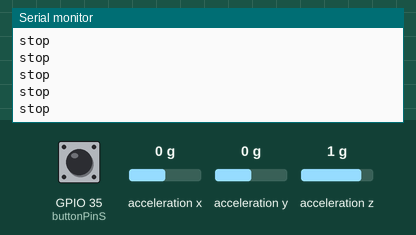
Simulated run of this sketch. Board: ESP32. Shown: the last lines printed to the serial monitor. Wiring (inferred from the names in the program): MPU-6050 motion sensor at I2C address 0x68. The test bench sets the inputs (shaded band); at power-on: acceleration x 0 g, GPIO 35 (buttonPinS) HIGH, acceleration y 0 g, acceleration z 1 g. WiFi joins after 1.5 s; servers stay silent unless stated.

Above: at 2.7 s.
2.8 s: acceleration x set to -1.4 g
At 2.86 s:
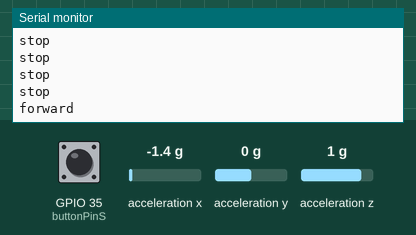
4.7 s: GPIO 35 (buttonPinS) pulled LOW for 0.15 s
6.3 s: acceleration y set to -1.4 g
At 6.35 s:
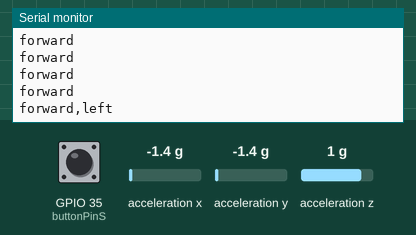
8.2 s: acceleration x set to -0.8 g
At 8.26 s:
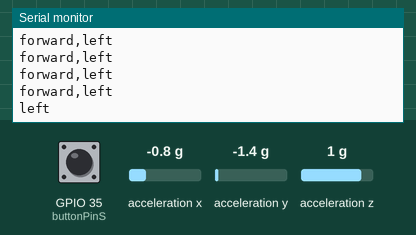
10.1 s: acceleration y set to 1.4 g
At 10.16 s:
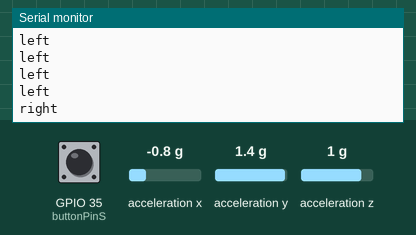
12.0 s: acceleration z set to -1.4 g
At 12.07 s:
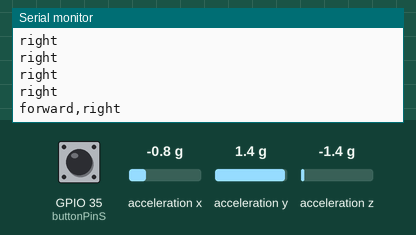

Measured:
- after the input at 2.8 s, the serial monitor: prints a new line at once (image 1)
- after the input at 6.3 s, the serial monitor: prints a new line at once (image 2)
- after the input at 8.2 s, the serial monitor: prints a new line after 0.05 s (image 3)
- after the input at 10.1 s, the serial monitor: prints a new line after 0.05 s (image 4)
- after the input at 12.0 s, the serial monitor: prints a new line after 0.05 s (image 5)

The sketch:

MPU_Shooting_PushButton_.ino
```cpp
#include <WiFi.h>
#include <Wire.h>
#include <WiFiUdp.h>
#include <math.h>

// === إعدادات WiFi و UDP ===
const char* ssid = "iiii";
const char* password = "123456as";
const char* host = "10.86.167.20";  // IP الكمبيوتر اللي يشغّل Unity
const int port = 4210;

// === زر الإطلاق ===
const int buttonPinS = 35;
bool lastStateS = HIGH;
unsigned long lastShootTime = 0;
const unsigned long debounceDelay = 50;

// === MPU6050 ===
WiFiUDP udp;
const int MPU_ADDR = 0x68;
int16_t accX, accY, accZ;

void setup() {
  Serial.begin(115200);
  Wire.begin(21, 22);
  pinMode(buttonPinS, INPUT_PULLUP);

  // اتصال WiFi
  WiFi.begin(ssid, password);
  Serial.print("Connecting to WiFi");
  while (WiFi.status() != WL_CONNECTED) {
    delay(500);
    Serial.print(".");
  }
  Serial.println("\nWiFi connected! IP: " + WiFi.localIP().toString());

  // تهيئة MPU6050
  Wire.beginTransmission(MPU_ADDR);
  Wire.write(0x6B);
  Wire.write(0);
  Wire.endTransmission(true);
}

void sendUDP(String msg) {
  udp.beginPacket(host, port);
  udp.print(msg);
  udp.endPacket();
}

void loop() {

  // === زر الإطلاق ===
  bool currentStateS = digitalRead(buttonPinS);
  unsigned long now = millis();

  if (lastStateS == HIGH && currentStateS == LOW && (now - lastShootTime > debounceDelay)) {
    lastShootTime = now;
    sendUDP("shoot");
    Serial.println("shoot");
  }
  lastStateS = currentStateS;

  // === قراءة التسارع ===
  Wire.beginTransmission(MPU_ADDR);
  Wire.write(0x3B); // ACCEL_XOUT_H
  Wire.endTransmission(false);
  Wire.requestFrom(MPU_ADDR, 6, true);

  accX = Wire.read() << 8 | Wire.read();
  accY = Wire.read() << 8 | Wire.read();
  accZ = Wire.read() << 8 | Wire.read();

  float pitch = atan2(accX, accZ) * 180.0 / PI;  // أمام ↔ خلف
  float roll  = atan2(accY, accZ) * 180.0 / PI;  // يمين ↔ يسار


  String command = "";

if (pitch > 50) {
  command += "backward,";
}
if (pitch < -50) {
  command += "forward,";
}
if (roll > 50) {
  command += "right,";
}
if (roll < -50) {
  command += "left,";
}

// إذا ما في حركة
if (command == "") {
  command = "stop";
}
else {
  command.remove(command.length() - 1); // حذف الفاصلة الأخيرة
}


  sendUDP(command);
  Serial.println(command);

  delay(50); // تحديث كل 50ms
}
```
